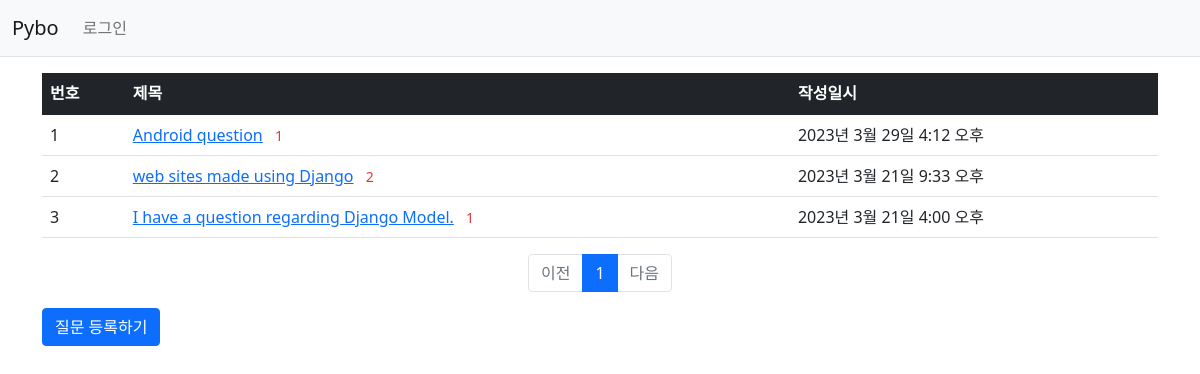
Before: /pybo/ with the older database file.
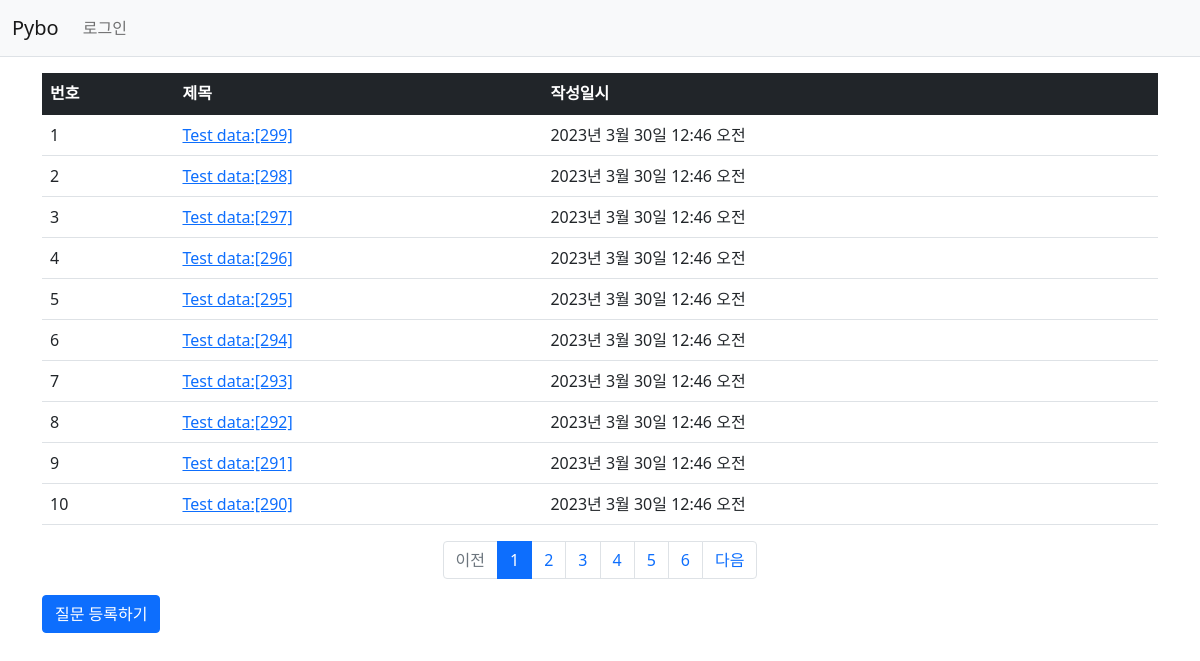
After: the same page with the newer database file.
### pybo/models.py (models this page shows, shortened)
class Question(models.Model):
    subject = models.CharField(max_length=200)
    content = models.TextField()
    create_date = models.DateTimeField()

### pybo/views.py (the view)
# urls.py: path('', views.index, name='index'),  # localhost:8000/pybo/
def index(request):
    page = request.GET.get('page', '1')  # 페이지. # GET방식으로 호출된 url에서 page값을 가져올 때 사용됨
    question_list = Question.objects.order_by('-create_date')
    paginator = Paginator(question_list, 10)  # 페이지당 10개씩 보여주기
    page_obj = paginator.get_page(page)
    context = {'question_list': page_obj}   # question_list는 페이징 객체(page_obj)
    return render(request, 'pybo/question_list.html', context)

### templates/pybo/question_list.html
{%  extends 'base.html' %}
{% block content %}
<div class="container my-3">
    <table class="table">
        <thead>
        <tr class="table-dark">
            <th>번호</th>
            <th>제목</th>
            <th>작성일시</th>
        </tr>
        </thead>
        <tbody>
        {% if question_list %}
        {% for question in question_list %}
        <tr>
            <td>{{ forloop.counter }}</td>
            <td>
                <a href="{% url 'pybo:detail' question.id %}">{{ question.subject }}</a>
                {% if question.answer_set.count > 0 %}
                    <span class="text-danger small mx-2">{{ question.answer_set.count }}</span>
                {% endif %}
            </td>
            <td>{{ question.create_date }}</td>
        </tr>
        {% endfor %}
        {% else %}
        <tr>
            <td colspan="3">질문이 없습니다.</td>
        </tr>
        {% endif %}
        </tbody>
    </table>
    <ul class="pagination justify-content-center">
        {% if question_list.has_previous %}
        <li class="page-item">
            <a class="page-link" href="?page={{ question_list.previous_page_number }}">이전</a>
        </li>
        {% else %}
        <li class="page-item disabled">
            <a class="page-link" tabindex="-1" aria-disabled="true" href="#">이전</a>
        </li>
        {% endif %}
        {% for page_number in question_list.paginator.page_range %}
        {% if page_number >= question_list.number|add:-5 and page_number <= question_list.number|add:5 %}
        {% if page_number == question_list.number %}
        <li class="page-item active" aria-current="page">
            <a class="page-link" href="?page={{ page_number }}">{{ page_number }}</a>
        </li>
        {% else %}
        <li class="page-item">
            <a class="page-link" href="?page={{ page_number }}">{{ page_number }}</a>
        </li>
        {% endif %}
        {% endif %}
        {% endfor %}
        {% if question_list.has_next %}
        <li class="page-item">
            <a class="page-link" href="?page={{ question_list.next_page_number }}">다음</a>
        </li>
        {% else %}
        <li class="page-item disabled">
            <a class="page-link" tabindex="-1" aria-disabled="true" href="#">다음</a>
        </li>
        {% endif %}
    </ul>
    <a href="{% url 'pybo:question_create' %}" class="btn btn-primary">질문 등록하기</a>
</div>
{% endblock %}

Changed rows visible on the page:
no longer on this page (row unchanged): Question: subject "Android question", answer_set.count "1", create_date "2023년 3월 29일 4:12 오후"
no longer on this page (row unchanged): Question: subject "web sites made using Django", answer_set.count "2", create_date "2023년 3월 21일 9:33 오후"
no longer on this page (row unchanged): Question: subject "I have a question regarding Django Model.", answer_set.count "1", create_date "2023년 3월 21일 4:00 오후"
added Question: subject "Test data:[299]", create_date "2023년 3월 30일 12:46 오전"
added Question: subject "Test data:[298]", create_date "2023년 3월 30일 12:46 오전"
added Question: subject "Test data:[297]", create_date "2023년 3월 30일 12:46 오전"
added Question: subject "Test data:[296]", create_date "2023년 3월 30일 12:46 오전"
added Question: subject "Test data:[295]", create_date "2023년 3월 30일 12:46 오전"
added Question: subject "Test data:[294]", create_date "2023년 3월 30일 12:46 오전"
added Question: subject "Test data:[293]", create_date "2023년 3월 30일 12:46 오전"
added Question: subject "Test data:[292]", create_date "2023년 3월 30일 12:46 오전"
added Question: subject "Test data:[291]", create_date "2023년 3월 30일 12:46 오전"
added Question: subject "Test data:[290]", create_date "2023년 3월 30일 12:46 오전"
Other visible differences:
new list line: "2"
new list line: "3"
new list line: "4"
new list line: "5"
new list line: "6"
